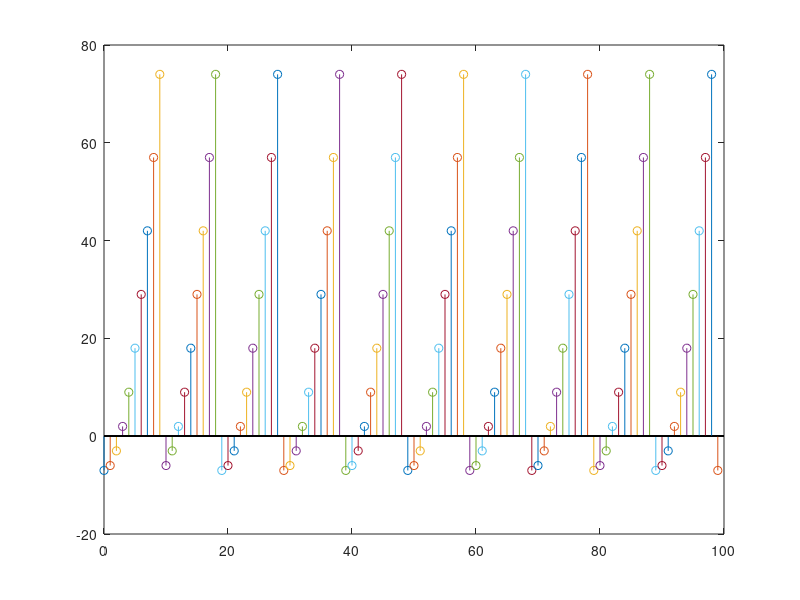

Reproduce this figure in MATLAB.
for n = 0:1:99
    if find(n <= 9)
        x1 = (n.^2 - 7);
        stem(n,x1)
        hold on
    
    elseif find(n >= 10)
        x = n + 1;
        while x >= 10
            if x >= 10
                x2 = x - 10;
                x = x2;
                if x <= 9
                    x3 =(x.^2 - 7);
                    stem(n,x3)
                end
            end
        end
    end
end
